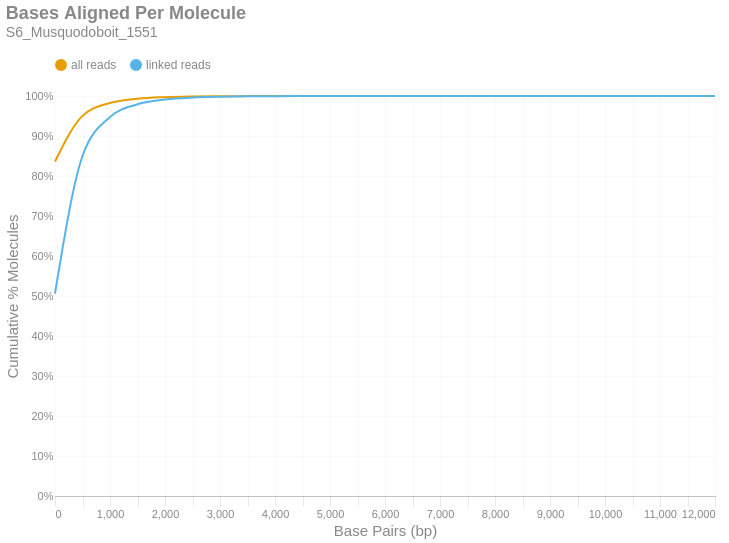

This figure's notebook cell:
### Markdown cell above
### Bases Aligned Per Molecule
This is a cumulative frequency distribution showing the number of base pairs aligned per unique molecule. These data are shown in 500 bp bins. There are two distributions: one with `all reads` (yellow) and another with only `linked reads` (blue). The percent of molecules in the `linked reads` distribution is relative to the total number of linked molecules.

### Code cell
if SKIPLR:
    print_html(f"Skipped")
else:
    binned_df = consolidated_hist(valids['aligned_bp'], mask, 500, True)
    with SafeRender(binned_df):
        (
            density_plot(binned_df, 'Bases Aligned Per Molecule', samplename, 'basesper')
            .encode(
                x=alt.X('bin:Q', title="Base Pairs (bp)").axis(tickMinStep=500).scale(padding=0),
                y=alt.Y('value:Q', title='Cumulative % Molecules')
                    .axis(format='%')
                    .scale(domain = [0,1])
                    .stack(False),
                color=alt.Color("key:N").scale(domain = ["all reads", "linked reads"]),
                tooltip = [
                    alt.Tooltip("key:N", title = "Data Type"),
                    alt.Tooltip("range_label:N", title="Bases Aligned Per Molecule"),
                    alt.Tooltip("value:Q", format = ".2%", title="% Molecules (Cum.)")
                ]
            )
        ).display()

### Figure 1 — Vega-Lite specification as saved in the notebook (floating-point values rounded to 4 significant figures)
{"width": "container", "height": 400, "config": {"title": {"anchor": "start", "dy": -15, "fontSize": 18, "color": "#888888", "subtitleColor": "#888888", "subtitleFontSize": 14}, "arc": {"fill": "#0072B2"}, "axis": {"domainColor": "#888888", "domainWidth": 0.5, "gridWidth": 0.2, "grid": false, "titleFontWeight": 400, "titleFontSize": 15, "labelFontSize": 11, "labelColor": "#888888", "tickColor": "#888888", "tickWidth": 0.2, "titleColor": "#888888"}, "axisBand": {"grid": false}, "axisX": {"grid": true, "tickSize": 10, "domainCap": "round"}, "axisY": {"domain": false, "grid": true, "tickSize": 0, "domainCap": "round"}, "background": "transparent", "header": {"labelFontSize": 15, "labelColor": "#888888", "titleFontSize": 15, "titleFontWeight": 600, "titleColor": "#888888"}, "legend": {"labelFont": "sans-serif", "labelFontSize": 12, "labelColor": "#888888", "symbolSize": 100, "symbolType": "circle", "titleFontSize": 12, "titlePadding": 10, "titleColor": "#888888", "title": null, "orient": "top"}, "range": {"category": ["#E69F00", "#56B4E9", "#009E73", "#F0E442", "#0072B2", "#D55E00", "#CC79A7", "#000000"], "diverging": ["#cfe8f3", "#a2d4ec", "#73bfe2", "#46abdb", "#1696d2", "#12719e"]}, "area": {"fill": "#0072B2", "fillOpacity": 0.7, "line": true, "strokeOpacity": 0.7}, "line": {"color": "#0072B2", "stroke": "#0072B2", "strokeWidth": 2}, "trail": {"color": "#0072B2", "stroke": "#0072B2", "strokeWidth": 0, "size": 1}, "point": {"filled": true, "fillOpacity": 1.0, "size": 95}, "text": {"color": "#888888", "fontSize": 11, "align": "right", "fontWeight": 400, "size": 11}, "bar": {"fill": "#0072B2", "stroke": null}, "view": {"stroke": null, "continuousWidth": 660, "continuousHeight": 400}}, "data": {"name": "data-db2ed34ad31a631659546a970a6d89bb"}, "mark": {"type": "line", "interpolate": "monotone", "point": {"opacity": 0, "size": 275}}, "encoding": {"color": {"field": "key", "scale": {"domain": ["all reads", "linked reads"]}, "type": "nominal"}, "tooltip": [{"field": "key", "title": "Data Type", "type": "nominal"}, {"field": "range_label", "title": "Bases Aligned Per Molecule", "type": "nominal"}, {"field": "value", "format": ".2%", "title": "% Molecules (Cum.)", "type": "quantitative"}], "x": {"axis": {"tickMinStep": 500}, "field": "bin", "scale": {"padding": 0}, "title": "Base Pairs (bp)", "type": "quantitative"}, "y": {"axis": {"format": "%"}, "field": "value", "scale": {"domain": [0, 1]}, "stack": false, "title": "Cumulative % Molecules", "type": "quantitative"}}, "params": [{"name": "param_c36ac31b6afebe62", "select": {"type": "point", "fields": ["key"]}, "bind": "legend"}], "title": {"text": "Bases Aligned Per Molecule", "subtitle": "S6_Musquodoboit_1551"}, "transform": [{"fold": ["all reads (cumsum)", "linked reads (cumsum)"]}, {"calculate": "replace(datum.key, ' (cumsum)', '')", "as": "key"}, {"filter": {"param": "param_c36ac31b6afebe62"}}], "usermeta": {"embedOptions": {"downloadFileName": "S6_Musquodoboit_1551.basesper"}}, "$schema": "https://vega.github.io/schema/vega-lite/v6.1.0.json", "datasets": {"data-db2ed34ad31a631659546a970a6d89bb": [{"bin": "0.0", "interval": "0.0-500.0", "all reads": 0.8362, "linked reads": 0.5061, "all reads (cumsum)": 0.8362, "linked reads (cumsum)": 0.5061, "range_label": "0-499"}, {"bin": "500.0", "interval": "500.0-1000.0", "all reads": 0.1141, "linked reads": 0.3439, "all reads (cumsum)": 0.9503, "linked reads (cumsum)": 0.85, "range_label": "500-999"}, {"bin": "1000.0", "interval": "1000.0-1500.0", "all reads": 0.03221, "linked reads": 0.09728, "all reads (cumsum)": 0.9825, "linked reads (cumsum)": 0.9473, "range_label": "1000-1499"}, {"bin": "1500.0", "interval": "1500.0-2000.0", "all reads": 0.01064, "linked reads": 0.03214, "all reads (cumsum)": 0.9932, "linked reads (cumsum)": 0.9794, "range_label": "1500-1999"}, {"bin": "2000.0", "interval": "2000.0-2500.0", "all reads": 0.003931, "linked reads": 0.01187, "all reads (cumsum)": 0.9971, "linked reads (cumsum)": 0.9913, "range_label": "2000-2499"}, {"bin": "2500.0", "interval": "2500.0-3000.0", "all reads": 0.001617, "linked reads": 0.004883, "all reads (cumsum)": 0.9987, "linked reads (cumsum)": 0.9962, "range_label": "2500-2999"}, {"bin": "3000.0", "interval": "3000.0-3500.0", "all reads": 0.0006725, "linked reads": 0.002031, "all reads (cumsum)": 0.9994, "linked reads (cumsum)": 0.9982, "range_label": "3000-3499"}, {"bin": "3500.0", "interval": "3500.0-4000.0", "all reads": 0.0003086, "linked reads": 0.0009318, "all reads (cumsum)": 0.9997, "linked reads (cumsum)": 0.9991, "range_label": "3500-3999"}, {"bin": "4000.0", "interval": "4000.0-4500.0", "all reads": 0.0001375, "linked reads": 0.0004154, "all reads (cumsum)": 0.9999, "linked reads (cumsum)": 0.9996, "range_label": "4000-4499"}, {"bin": "4500.0", "interval": "4500.0-5000.0", "all reads": 7.046e-05, "linked reads": 0.0002128, "all reads (cumsum)": 0.9999, "linked reads (cumsum)": 0.9998, "range_label": "4500-4999"}, {"bin": "5000.0", "interval": "5000.0-5500.0", "all reads": 3.862e-05, "linked reads": 0.0001166, "all reads (cumsum)": 1.0, "linked reads (cumsum)": 0.9999, "range_label": "5000-5499"}, {"bin": "5500.0", "interval": "5500.0-6000.0", "all reads": 1.78e-05, "linked reads": 5.377e-05, "all reads (cumsum)": 1.0, "linked reads (cumsum)": 0.9999, "range_label": "5500-5999"}, {"bin": "6000.0", "interval": "6000.0-6500.0", "all reads": 8.651e-06, "linked reads": 2.613e-05, "all reads (cumsum)": 1.0, "linked reads (cumsum)": 1.0, "range_label": "6000-6499"}, {"bin": "6500.0", "interval": "6500.0-7000.0", "all reads": 4.138e-06, "linked reads": 1.249e-05, "all reads (cumsum)": 1.0, "linked reads (cumsum)": 1.0, "range_label": "6500-6999"}, {"bin": "7000.0", "interval": "7000.0-7500.0", "all reads": 3.385e-06, "linked reads": 1.022e-05, "all reads (cumsum)": 1.0, "linked reads (cumsum)": 1.0, "range_label": "7000-7499"}, {"bin": "7500.0", "interval": "7500.0-8000.0", "all reads": 1.128e-06, "linked reads": 3.408e-06, "all reads (cumsum)": 1.0, "linked reads (cumsum)": 1.0, "range_label": "7500-7999"}, {"bin": "8000.0", "interval": "8000.0-8500.0", "all reads": 1.003e-06, "linked reads": 3.029e-06, "all reads (cumsum)": 1.0, "linked reads (cumsum)": 1.0, "range_label": "8000-8499"}, {"bin": "8500.0", "interval": "8500.0-9000.0", "all reads": 1.128e-06, "linked reads": 3.408e-06, "all reads (cumsum)": 1.0, "linked reads (cumsum)": 1.0, "range_label": "8500-8999"}, {"bin": "9000.0", "interval": "9000.0-9500.0", "all reads": 2.508e-07, "linked reads": 7.573e-07, "all reads (cumsum)": 1.0, "linked reads (cumsum)": 1.0, "range_label": "9000-9499"}, {"bin": "9500.0", "interval": "9500.0-10000.0", "all reads": 2.508e-07, "linked reads": 7.573e-07, "all reads (cumsum)": 1.0, "linked reads (cumsum)": 1.0, "range_label": "9500-9999"}, {"bin": "10000.0", "interval": "10000.0-10500.0", "all reads": 0.0, "linked reads": 0.0, "all reads (cumsum)": 1.0, "linked reads (cumsum)": 1.0, "range_label": "10000-10499"}, {"bin": "10500.0", "interval": "10500.0-11000.0", "all reads": 3.761e-07, "linked reads": 1.136e-06, "all reads (cumsum)": 1.0, "linked reads (cumsum)": 1.0, "range_label": "10500-10999"}, {"bin": "11000.0", "interval": "11000.0-11500.0", "all reads": 1.254e-07, "linked reads": 3.786e-07, "all reads (cumsum)": 1.0, "linked reads (cumsum)": 1.0, "range_label": "11000-11499"}, {"bin": "11500.0", "interval": "11500.0-12000.0", "all reads": 0.0, "linked reads": 0.0, "all reads (cumsum)": 1.0, "linked reads (cumsum)": 1.0, "range_label": "11500-11999"}, {"bin": "12000.0", "interval": "12000.0-12500.0", "all reads": 1.254e-07, "linked reads": 3.786e-07, "all reads (cumsum)": 1.0, "linked reads (cumsum)": 1.0, "range_label": "12000-12499"}]}}
